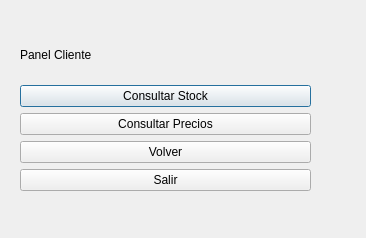
<?xml version="1.0" encoding="UTF-8"?>
<ui version="4.0">
 <class>ClienteWindow</class>
 <widget class="QDialog" name="ClienteWindow">
  <property name="geometry">
   <rect>
    <x>0</x>
    <y>0</y>
    <width>366</width>
    <height>238</height>
   </rect>
  </property>
  <property name="windowTitle">
   <string>Dialog</string>
  </property>
  <widget class="QWidget" name="verticalLayoutWidget">
   <property name="geometry">
    <rect>
     <x>20</x>
     <y>30</y>
     <width>291</width>
     <height>161</height>
    </rect>
   </property>
   <layout class="QVBoxLayout" name="verticalLayout">
    <item>
     <widget class="QLabel" name="label">
      <property name="text">
       <string>Panel Cliente</string>
      </property>
     </widget>
    </item>
    <item>
     <widget class="QPushButton" name="btn_consultar_stock">
      <property name="text">
       <string>Consultar Stock</string>
      </property>
     </widget>
    </item>
    <item>
     <widget class="QPushButton" name="btn_consultar_precios">
      <property name="text">
       <string>Consultar Precios</string>
      </property>
     </widget>
    </item>
    <item>
     <widget class="QPushButton" name="btn_volver">
      <property name="text">
       <string>Volver</string>
      </property>
     </widget>
    </item>
    <item>
     <widget class="QPushButton" name="btn_salir">
      <property name="text">
       <string>Salir</string>
      </property>
     </widget>
    </item>
   </layout>
  </widget>
 </widget>
 <resources/>
 <connections/>
</ui>
